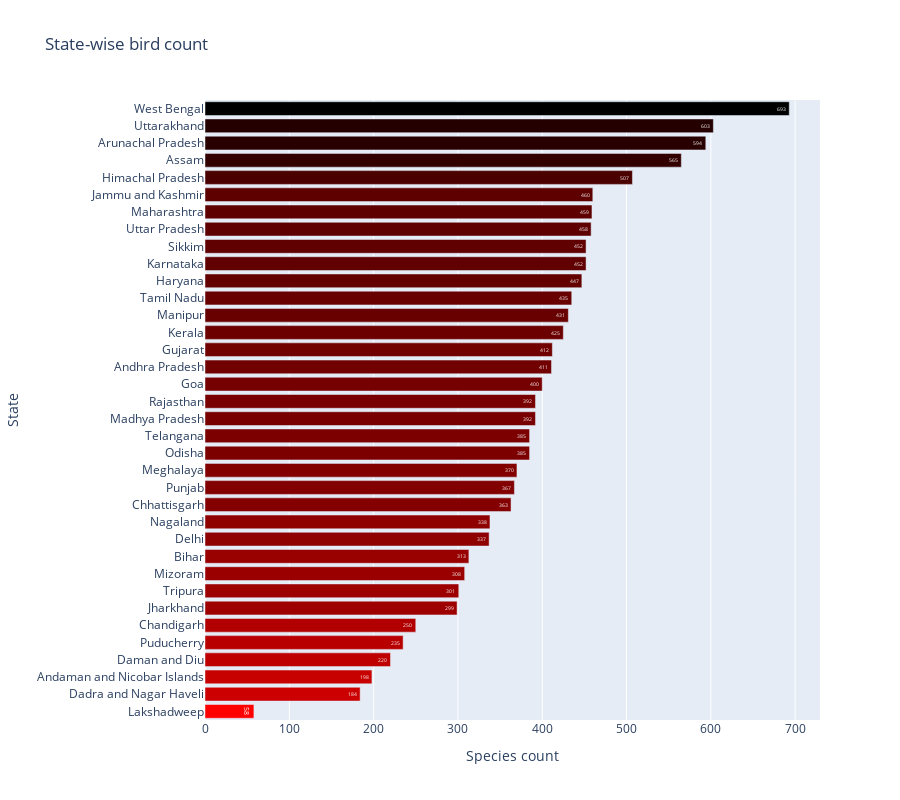

Notebook source saved alongside this figure:
### Code cell
fig_type = px.bar(result.sort_values(by='Unnamed: 0', ascending =True),  x ='Unnamed: 0', y= 'source',
                title= 'State-wise bird count',
                color = 'Unnamed: 0' , color_continuous_scale=['red','black'], text='Unnamed: 0')
#Axis titles
fig_type.update_layout(xaxis_title="Species count", yaxis_title='State')
#Remove colorbar
fig_type.update_coloraxes(showscale=False)
# Set the height of the figure to scale
fig_type.update_layout(height=800)
fig_type.show()

### Figure 1 — Plotly figure (JSON) as saved in the notebook; plotly's stock layout.template omitted (floating-point values rounded to 4 significant figures)
{"data": [{"alignmentgroup": "True", "hovertemplate": "Unnamed: 0=%{marker.color}<br>source=%{y}<extra></extra>", "legendgroup": "", "marker": {"color": [58, 184, 198, 220, 235, 250, 299, 301, 308, 313, 337, 338, 363, 367, 370, 385, 385, 392, 392, 400, 411, 412, 425, 431, 435, 447, 452, 452, 458, 459, 460, 507, 565, 594, 603, 693], "coloraxis": "coloraxis", "pattern": {"shape": ""}}, "name": "", "offsetgroup": "", "orientation": "h", "showlegend": false, "text": [58, 184, 198, 220, 235, 250, 299, 301, 308, 313, 337, 338, 363, 367, 370, 385, 385, 392, 392, 400, 411, 412, 425, 431, 435, 447, 452, 452, 458, 459, 460, 507, 565, 594, 603, 693], "textposition": "auto", "type": "bar", "x": [58, 184, 198, 220, 235, 250, 299, 301, 308, 313, 337, 338, 363, 367, 370, 385, 385, 392, 392, 400, 411, 412, 425, 431, 435, 447, 452, 452, 458, 459, 460, 507, 565, 594, 603, 693], "xaxis": "x", "y": ["Lakshadweep", "Dadra and Nagar Haveli", "Andaman and Nicobar Islands", "Daman and Diu", "Puducherry", "Chandigarh", "Jharkhand", "Tripura", "Mizoram", "Bihar", "Delhi", "Nagaland", "Chhattisgarh", "Punjab", "Meghalaya", "Odisha", "Telangana", "Madhya Pradesh", "Rajasthan", "Goa", "Andhra Pradesh", "Gujarat", "Kerala", "Manipur", "Tamil Nadu", "Haryana", "Karnataka", "Sikkim", "Uttar Pradesh", "Maharashtra", "Jammu and Kashmir", "Himachal Pradesh", "Assam", "Arunachal Pradesh", "Uttarakhand", "West Bengal"], "yaxis": "y"}], "layout": {"barmode": "relative", "coloraxis": {"colorbar": {"title": {"text": "Unnamed: 0"}}, "colorscale": [[0, "red"], [1, "black"]], "showscale": false}, "height": 800, "legend": {"tracegroupgap": 0}, "title": {"text": "State-wise bird count"}, "xaxis": {"anchor": "y", "domain": [0, 1], "title": {"text": "Species count"}}, "yaxis": {"anchor": "x", "domain": [0, 1], "title": {"text": "State"}}}}
